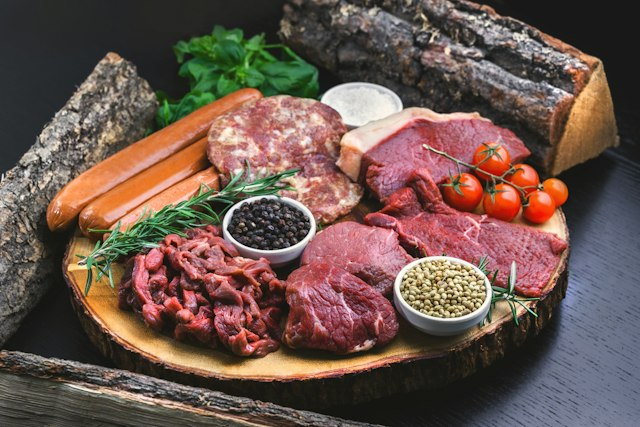
#> input picture data/sample_images/real_pork_belly_pack_01.jpg, 640 x 427 px; its folder holds 6 pictures in this run; the run also reads 3 pictures not shown here
$ python benchmark_real_images.py   (older library calls are emulated)
#> lines starting #> are read from the running program, lines starting #| are printed output that depends on the picture; after the words box and inside, x2 and y2 are one past the last pixel; in counts of white or black regions, pixels touching at a corner belong together
#> in run_benchmark, img1 is the input picture: shape (427, 640, 3); mean B, G, R 77.5, 86.3, 108.9
### backend/app/models/optical_calibrator.py
"""마트 매대 실전 환경 특화 광학 보정 및 품질 게이트 모듈 (상용 출시급).

주요 기능:
1. 흰색 가격 라벨을 절대 백색 기준점(White Reference)으로 사용하는 동적 화이트밸런스:
   - 정육 코너 붉은 LED 조명 하에서 팩 표면의 흰색 스티커 라벨을 자동 감지하고,
     해당 라벨의 순수 흰색 종이 픽셀 RGB를 (255, 255, 255)로 맞추는 Von Kries 색채 변환 행렬을 이미지 전체에 적용.
2. 실시간 촬영 전 품질 게이트 (Pre-Capture Quality Gate):
   - 라플라시안 분산 기반 초점 흐림(Blur) 감지
   - 비닐 랩 정반사광(Glare) 비율 감지 및 실시간 각도 틸팅 가이드 생성
3. 정육 팩 내부 ROI 자동 크롭 (Pack ROI Cropping):
   - 매대 선반, 손, 이웃 팩 등 배경 노이즈를 배제하고 분석 대상 팩만 정밀 크롭.
"""

from __future__ import annotations

import logging
from dataclasses import dataclass
from typing import List, Optional, Tuple

import cv2
import numpy as np

logger = logging.getLogger(__name__)


@dataclass
class QualityGateResult:
    """촬영 전 이미지 품질 적합도 결과."""
    can_capture: bool
    blur_score: float         # 라플라시안 분산값 (100 이상 권장)
    glare_ratio: float        # 정반사광 면적비 (15% 이하 권장)
    messages: List[str]       # 사용자 실시간 가이드 문구


class WhiteLabelReferenceWB:
    """정육 팩의 흰색 가격표 스티커를 광학 기준점으로 삼는 동적 화이트밸런스 보정기."""

    @classmethod
    def calibrate_with_label(
        cls, image: np.ndarray, label_bbox: Optional[Tuple[int, int, int, int]] = None
    ) -> Tuple[np.ndarray, bool]:
        """흰색 라벨 영역을 추출하여 조명 색온도 오프셋을 역산, 이미지 전체에 적용.

        Args:
            image: BGR 이미지.
            label_bbox: (x1, y1, x2, y2) 라벨 좌표. None이면 자동 감지 시도.

        Returns:
            (보정된 BGR 이미지, 라벨 기반 보정 성공 여부)
        """
        if image is None or image.size == 0:
            return image, False

        h, w = image.shape[:2]

        # 1. 라벨 영역 지정되지 않은 경우 직사각형 고명도 흰색 패치 자동 검출
        if label_bbox is None:
            label_bbox = cls._detect_white_label_patch(image)

        if label_bbox is None:
            # 라벨 검출 실패 시 일반 그레이월드/Minkowski 폴백
            return image, False

        x1, y1, x2, y2 = label_bbox
        x1, y1 = max(0, x1), max(0, y1)
        x2, y2 = min(w, x2), min(h, y2)

        label_crop = image[y1:y2, x1:x2]
        if label_crop.size == 0:
            return image, False

        # 2. 라벨 내부의 인쇄된 검은 글자/바코드를 제외하고 순수 흰색 종이 픽셀만 필터링
        gray_label = cv2.cvtColor(label_crop, cv2.COLOR_BGR2GRAY)
        # 밝기 상위 25% 픽셀 추출 (글씨를 제외한 라벨 종이 바탕)
        q75 = np.percentile(gray_label, 70)
        paper_mask = gray_label >= q75

        if np.count_nonzero(paper_mask) < 20:
            return image, False

        # 3. 조명 아래에서 측정된 라벨 종이의 평균 BGR 값
        b_mean = float(np.mean(label_crop[:, :, 0][paper_mask]))
        g_mean = float(np.mean(label_crop[:, :, 1][paper_mask]))
        r_mean = float(np.mean(label_crop[:, :, 2][paper_mask]))

        # 너무 어두운 경우(오검출) 배제
        if r_mean < 80 and g_mean < 80 and b_mean < 80:
            return image, False

        # 4. 순수 화이트(255, 255, 255)로 맞추기 위한 채널별 변환 가중치(Von Kries 스케일링)
        # 과도한 노이즈 증폭 방지를 위해 타깃 화이트를 밝은 기준점(245)으로 설정
        target_white = 245.0
        b_gain = target_white / max(b_mean, 1e-4)
        g_gain = target_white / max(g_mean, 1e-4)
        r_gain = target_white / max(r_mean, 1e-4)

        # 붉은 조명 특성상 R gain은 낮추고 B/G gain은 올리는 방향으로 수렴
        # 급격한 색 왜곡 방지를 위해 gain 클리핑 (0.5 ~ 2.2)
        b_gain = float(np.clip(b_gain, 0.5, 2.2))
        g_gain = float(np.clip(g_gain, 0.5, 2.2))
        r_gain = float(np.clip(r_gain, 0.5, 2.2))

        img_float = image.astype(np.float32)
        img_float[:, :, 0] *= b_gain
        img_float[:, :, 1] *= g_gain
        img_float[:, :, 2] *= r_gain

        calibrated = np.clip(img_float, 0, 255).astype(np.uint8)
        return calibrated, True

    @staticmethod
    def _detect_white_label_patch(image: np.ndarray) -> Optional[Tuple[int, int, int, int]]:
        """정육 팩 표면에 부착된 흰색 직사각형 스티커 라벨 자동 감지."""
        h, w = image.shape[:2]
        hsv = cv2.cvtColor(image, cv2.COLOR_BGR2HSV)
        sat = hsv[:, :, 1]
        val = hsv[:, :, 2]

        # 라벨 종이 특성: 채도가 낮고(무채색) 밝기가 높음
        # (붉은 조명을 받으면 살짝 붉은빛이 돌 수 있으므로 채도 임계치 70 이하 허용)
        white_mask = (sat < 65) & (val > 140)
        white_u8 = (white_mask * 255).astype(np.uint8)

        # 모폴로지 클로징으로 텍스트 구멍 메우기
        kernel = cv2.getStructuringElement(cv2.MORPH_RECT, (15, 15))
        closed = cv2.morphologyEx(white_u8, cv2.MORPH_CLOSE, kernel, iterations=2)

        contours, _ = cv2.findContours(closed, cv2.RETR_EXTERNAL, cv2.CHAIN_APPROX_SIMPLE)
        img_area = h * w

        best_bbox = None
        best_area = 0

        for cnt in contours:
            area = cv2.contourArea(cnt)
            # 라벨 크기는 대개 전체 화면의 1.5% ~ 25% 사이
            if 0.015 * img_area <= area <= 0.28 * img_area:
                x, y, bw, bh = cv2.boundingRect(cnt)
                aspect = float(bw) / max(bh, 1)
                # 라벨은 대부분 1:1.2 ~ 1:2.5 정도의 가로/세로 직사각형
                if 0.4 <= aspect <= 3.2:
                    if area > best_area:
                        best_area = area
                        best_bbox = (x, y, x + bw, y + bh)

        return best_bbox


class PreCaptureQualityGate:
    """촬영 직전 실시간 프레임 품질 검사 및 피드백 생성기 (Garbage In 방지)."""

    BLUR_THRESHOLD = 90.0        # 라플라시안 분산 최소값 (이하이면 초점 흐림)
    GLARE_MAX_RATIO = 0.16       # 허용 가능한 최대 반사광 면적 비율 (16%)

    @classmethod
    def evaluate_frame(cls, frame: np.ndarray) -> QualityGateResult:
        """단일 프리뷰 프레임 품질 평가."""
        if frame is None or frame.size == 0:
            return QualityGateResult(False, 0.0, 1.0, ["카메라 입력이 없습니다."])

        gray = cv2.cvtColor(frame, cv2.COLOR_BGR2GRAY)
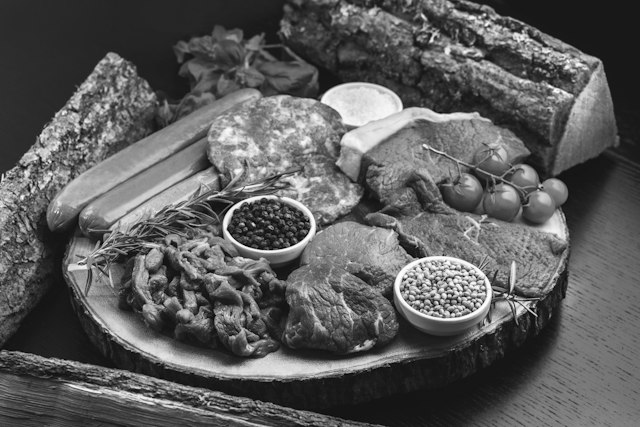
#> gray: shape (427, 640); min 0, max 255, mean 92.1
        hsv = cv2.cvtColor(frame, cv2.COLOR_BGR2HSV)
#> hsv: shape (427, 640, 3); mean H, S, V 55.4, 79.4, 114

        # 1. 초점 흐림(Blur) 검사
        blur_score = float(cv2.Laplacian(gray, cv2.CV_64F).var())
#> blur_score = 1553.4

        # 2. 비닐 랩 정반사광(Glare) 검사 (V>235 & S<30)
        sat = hsv[:, :, 1]
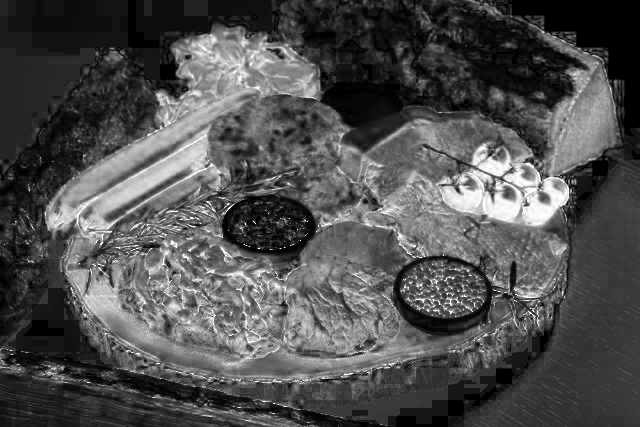
#> sat: shape (427, 640); min 0, max 255, mean 79.4
        val = hsv[:, :, 2]
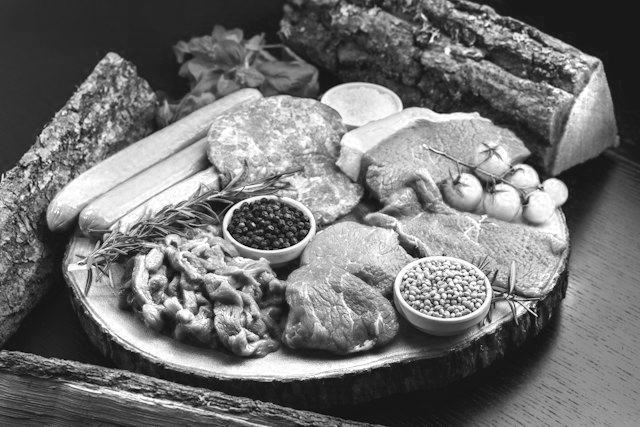
#> val: shape (427, 640); min 0, max 255, mean 114
        glare_mask = (val > 235) & (sat < 35)
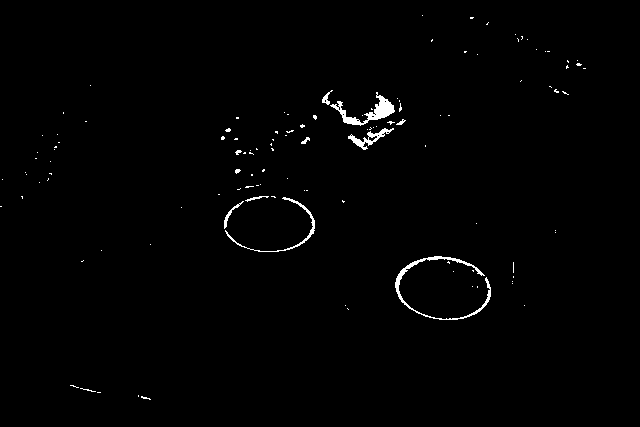
#> glare_mask: shape (427, 640) bool; 0.95% white; 119 white regions (108 under 20 px), largest, box (x1, y1, x2, y2) and area: (395, 256, 491, 320) 644, (330, 92, 395, 126) 614, (225, 197, 315, 252) 308
        total_pixels = frame.shape[0] * frame.shape[1]
        glare_ratio = float(np.count_nonzero(glare_mask) / total_pixels)
#> glare_ratio = 0.00946

        messages: List[str] = []
        can_capture = True

        if blur_score < cls.BLUR_THRESHOLD:
            messages.append("초점이 흐립니다. 스마트폰을 잠시 멈춰주세요.")
            can_capture = False

        if glare_ratio > cls.GLARE_MAX_RATIO:
            messages.append("💡 비닐 빛 반사가 심합니다. 폰을 15도 정도 살짝 기울여주세요.")
            can_capture = False

        if can_capture and not messages:
            messages.append("촬영하기에 완벽한 각도와 선명도입니다! 📸")

        return QualityGateResult(
            can_capture=can_capture,
            blur_score=round(blur_score, 1),
            glare_ratio=round(glare_ratio, 3),
            messages=messages,
        )


class PackROICropper:
    """매대 선반 노이즈를 걷어내고 대상 팩 영역만 추출하는 2단 파이프라인 헬퍼."""

    # [19 lines left out: function crop_pack, not called in this run]

### backend/app/models/meat_segmentor.py
"""정육 초정밀 세그멘테이션 및 품질 분석 엔진 (SOTA 업그레이드).

주요 고도화 알고리즘:
1. 랩/비닐 포장재 표면 정반사광(Glare/Specular Highlight) 감지 및 인페인팅(Inpainting) 제거
2. 마트 정육 코너 붉은색/분홍색 특수 조명(LED/백열등) 역보정: Shades of Gray (Minkowski p-norm) + Gray-Edge 결합
3. LAB 색공간 적응형 K-Means 클러스터링 및 가우시안 혼합(GMM) 기반 살코기/지방/뼈 픽셀 정밀 분류
4. 마블링 분산 지수(BMS 1~9 호환) 및 떡지방(Intermuscular Fat Blob) 면적·형상 계수(Solidity/Eccentricity) 분석
"""

from __future__ import annotations

import logging
from dataclasses import dataclass
from typing import Tuple

import cv2
import numpy as np

logger = logging.getLogger(__name__)


@dataclass
class MeatSegResult:
    """정육 픽셀 분할 및 고급 특성 분석 결과."""

    lean_ratio: float  # 살코기 비율 (0~1)
    fat_ratio: float   # 전체 지방 비율 (0~1)
    bone_ratio: float  # 뼈/오돌뼈 비율 (0~1)

    lean_mask: np.ndarray   # bool H×W
    fat_mask: np.ndarray    # bool H×W
    bone_mask: np.ndarray   # bool H×W

    color_assessment: str   # 정육 육색 상세 판정
    has_blood_spots: bool   # 핏물/응고혈 감지 여부

    # 떡지방 (뭉친 비계) 정밀 지표
    has_tteok_jibang: bool = False
    tteok_jibang_area_ratio: float = 0.0
    tteok_jibang_count: int = 0

    # 마블링 정밀 지표 (BMS 1~9 기준)
    bms_grade: int = 1
    marbling_density: float = 0.0
    marbling_particle_count: int = 0


class MeatSegmentor:
    """고성능 컴퓨터 비전 기반 정육 세그멘테이션 및 품질 측정 엔진."""

    TTEOK_JIBANG_AREA_THRESHOLD = 0.045  # 전경 면적 대비 4.5% 이상 연속 덩어리면 떡지방
    TTEOK_MIN_SOLIDITY = 0.65            # 덩어리 응집도(Solidity)

    def __init__(self, use_sam: bool = False) -> None:
        self._use_sam = use_sam

    # ------------------------------------------------------------------
    # 1. 랩 포장재 반사광 제거 (Glare Inpainting)
    # ------------------------------------------------------------------
    @staticmethod
    def remove_packaging_glare(image: np.ndarray) -> np.ndarray:
        """비닐 랩 포장재의 강한 반사광(Specular Highlight)을 감지하고 인페인팅 복원."""
        if image is None or image.size == 0:
            return image

        hsv = cv2.cvtColor(image, cv2.COLOR_BGR2HSV)
        sat = hsv[:, :, 1]
        val = hsv[:, :, 2]

        # 반사광 특성: 채도가 극히 낮고(백색광) 밝기가 235 이상으로 포화됨
        glare_mask = (val > 235) & (sat < 35)
        glare_mask_u8 = (glare_mask * 255).astype(np.uint8)

        # 미세 노이즈 제거 및 경계 팽창
        kernel = cv2.getStructuringElement(cv2.MORPH_ELLIPSE, (3, 3))
        glare_mask_u8 = cv2.dilate(glare_mask_u8, kernel, iterations=2)
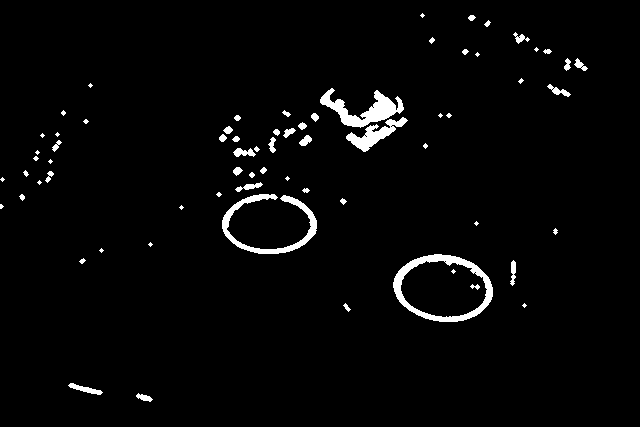
#> glare_mask_u8: shape (427, 640); 2.7% white; 69 white regions (26 under 20 px), largest, box (x1, y1, x2, y2) and area: (393, 254, 493, 322) 1580, (320, 88, 404, 128) 1276, (222, 194, 317, 254) 1265

        glare_pixels = int(np.count_nonzero(glare_mask_u8))
#> glare_pixels = 7264
        total_pixels = image.shape[0] * image.shape[1]

        # 반사광 비율이 0.1% 이상일 때만 인페인팅 적용
        if 0.001 < (glare_pixels / total_pixels) < 0.25:
            inpainted = cv2.inpaint(image, glare_mask_u8, inpaintRadius=3, flags=cv2.INPAINT_NS)
            return inpainted

        return image

    # ------------------------------------------------------------------
    # 2. 정육 매대 특수 조명(Pink LED/붉은 조명) 역보정 (Shades of Gray)
    # ------------------------------------------------------------------
    @staticmethod
    def correct_butcher_lighting(image: np.ndarray, p: int = 6) -> np.ndarray:
        """Minkowski p-norm 기반 고차(Higher-Order) 광원 추정 및 색온도 보정."""
        if image is None or image.size == 0:
            return image

        img_float = image.astype(np.float32)

        # p-norm Minkowski 조명 에너지 계산
        r_p = np.power(img_float[:, :, 2], p).mean()
        g_p = np.power(img_float[:, :, 1], p).mean()
        b_p = np.power(img_float[:, :, 0], p).mean()

        illuminant = np.array([
            np.power(b_p, 1.0 / p),
            np.power(g_p, 1.0 / p),
            np.power(r_p, 1.0 / p)
        ], dtype=np.float32)

        norm_factor = np.sqrt(np.sum(illuminant ** 2))
        if norm_factor < 1e-6:
            return image

        illuminant /= norm_factor
        target_gray = 1.0 / np.sqrt(3.0)

        gains = target_gray / (illuminant + 1e-6)
        gains = np.clip(gains, 0.4, 2.5)

        balanced = img_float * gains.reshape((1, 1, 3))
        balanced = np.clip(balanced, 0, 255).astype(np.uint8)

        # 대비 제한 적응형 히스토그램 평활화 (CLAHE) L-채널에 적용
        lab = cv2.cvtColor(balanced, cv2.COLOR_BGR2LAB)
        l, a, b = cv2.split(lab)
        clahe = cv2.createCLAHE(clipLimit=2.0, tileGridSize=(8, 8))
        l_clahe = clahe.apply(l)
        balanced_lab = cv2.merge([l_clahe, a, b])

        return cv2.cvtColor(balanced_lab, cv2.COLOR_LAB2BGR)

    # ------------------------------------------------------------------
    # 3. 메인 세그멘테이션 실행
    # ------------------------------------------------------------------
    def segment(self, image: np.ndarray) -> MeatSegResult:
        """초정밀 파이프라인 수행."""
        if image is None or image.size == 0:
            raise ValueError("입력 이미지가 비어 있습니다.")

        # 1. 랩 반사광 제거
        non_glare = self.remove_packaging_glare(image)

        # 2. 동적 화이트밸런스 (1순위: 흰색 라벨 기준점 보정 -> 실패 시 2순위: Minkowski 고차 광원 추정)
        from backend.app.models.optical_calibrator import WhiteLabelReferenceWB
        corrected, calibrated_with_label = WhiteLabelReferenceWB.calibrate_with_label(non_glare)
#> in _detect_white_label_patch, `white_mask = (sat < 65) & (val > 140)`:
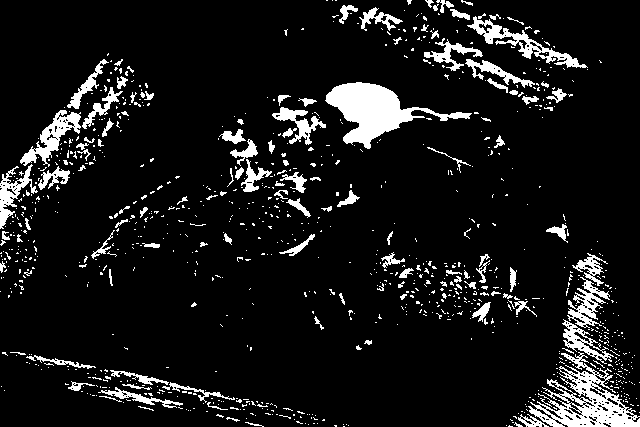
#> white_mask: shape (427, 640) bool; 9.4% white; 987 white regions (869 under 20 px), largest, box (x1, y1, x2, y2) and area: (325, 82, 472, 149) 3585, (528, 352, 640, 427) 3225, (467, 16, 588, 68) 1261
#> in _detect_white_label_patch, `closed = cv2.morphologyEx(white_u8, cv2.MORPH_CLOSE, kernel, iteration..`:
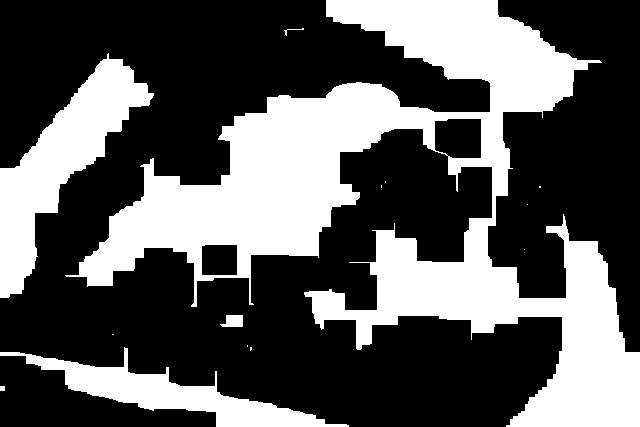
#> closed: shape (427, 640); 35.2% white; 14 white regions (8 under 20 px)
#> in _detect_white_label_patch, `contours, _ = cv2.findContours(closed, cv2.RETR_EXTERNAL, cv2.CHAIN_AP..`: contours = 14 contours, 10 with area under 20; largest, box (x1, y1, x2, y2) and area: (65, 0, 640, 427) 76392, (0, 53, 154, 298) 12270, (0, 347, 349, 427) 7137, (220, 315, 243, 327) 186
#> (the rest of the program and of its run is left out)
